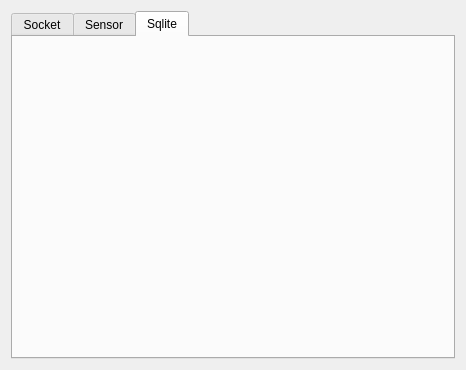
<?xml version="1.0" encoding="UTF-8"?>
<ui version="4.0">
 <class>MainWidget</class>
 <widget class="QWidget" name="MainWidget">
  <property name="geometry">
   <rect>
    <x>0</x>
    <y>0</y>
    <width>466</width>
    <height>370</height>
   </rect>
  </property>
  <property name="windowTitle">
   <string>MainWidget</string>
  </property>
  <layout class="QVBoxLayout" name="verticalLayout">
   <item>
    <widget class="QTabWidget" name="pTabWidget">
     <property name="currentIndex">
      <number>2</number>
     </property>
     <widget class="QWidget" name="pTab1">
      <attribute name="title">
       <string>Socket</string>
      </attribute>
     </widget>
     <widget class="QWidget" name="pTab2">
      <attribute name="title">
       <string>Sensor</string>
      </attribute>
     </widget>
     <widget class="QWidget" name="pTab3">
      <attribute name="title">
       <string>Sqlite</string>
      </attribute>
     </widget>
    </widget>
   </item>
  </layout>
 </widget>
 <resources/>
 <connections/>
</ui>
